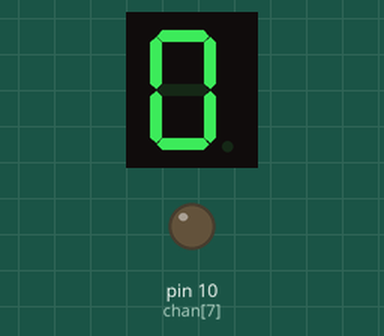
A sketch run on a simulated Arduino Uno, built with avr-gcc and run on an emulated ATmega328P. Shown: 1-digit seven-segment display, output pins drawn as LEDs (lit = HIGH). Wiring (inferred from the names in the program): 1-digit 7-segment display, segments lit when HIGH: segments pin 4, pin 5, pin 9, pin 8, pin 7, pin 3, pin 6. The segment pins are drawn as the display they are named for; pins used as bus, display or sensor lines are not drawn.

Above: at 0.1 s.
At 1.1 s:
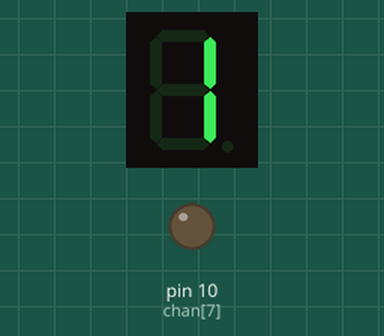
At 2.1 s:
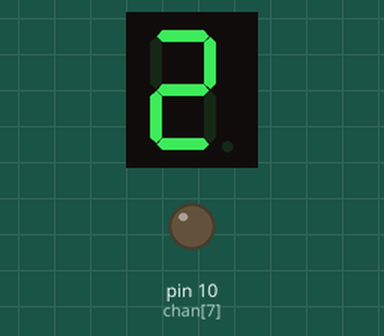
At 3.1 s:
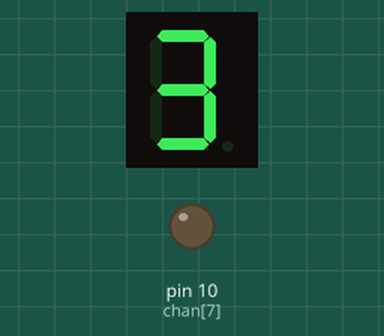
At 5.1 s:
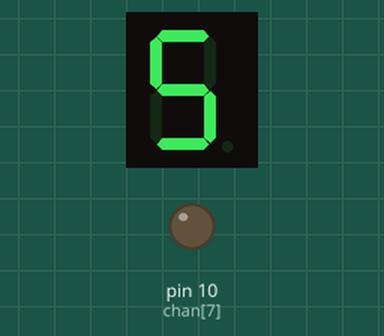
At 7.1 s:
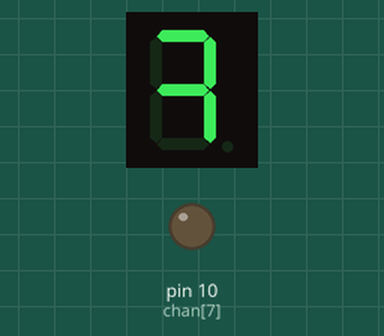

The sketch:

led7doan.ino
```cpp
char code7seg[]={0xEE,0x22,0x7C,0x76,0xB2,0xD6,0xDE,0x72,0xFE,0xF6};
char chan[]={3,4,5,6,7,8,9,10};
int k=0;
void go(char dat)
{
   for(int i=0;i<8;i++){
      if(dat&0x80)   digitalWrite(chan[i],HIGH);
      else            digitalWrite(chan[i],LOW);
      dat=dat<<1;
    }
}
void setup() {
  // put your setup code here, to run once:
for(int i=0;i<8;i++)
   {
    pinMode(chan[i],OUTPUT);
    }
}

void loop() {
  // put your main code here, to run repeatedly:
go(code7seg[k]);
delay(1000);
k++;
if(k==10)    k=0;
}
```

Measured:
- by itself, everything shown: repeats every 10.0 s, in 10 steps
- what the display in image 1 shows lasts 1.0 s, from 1.0 s to 2.0 s
